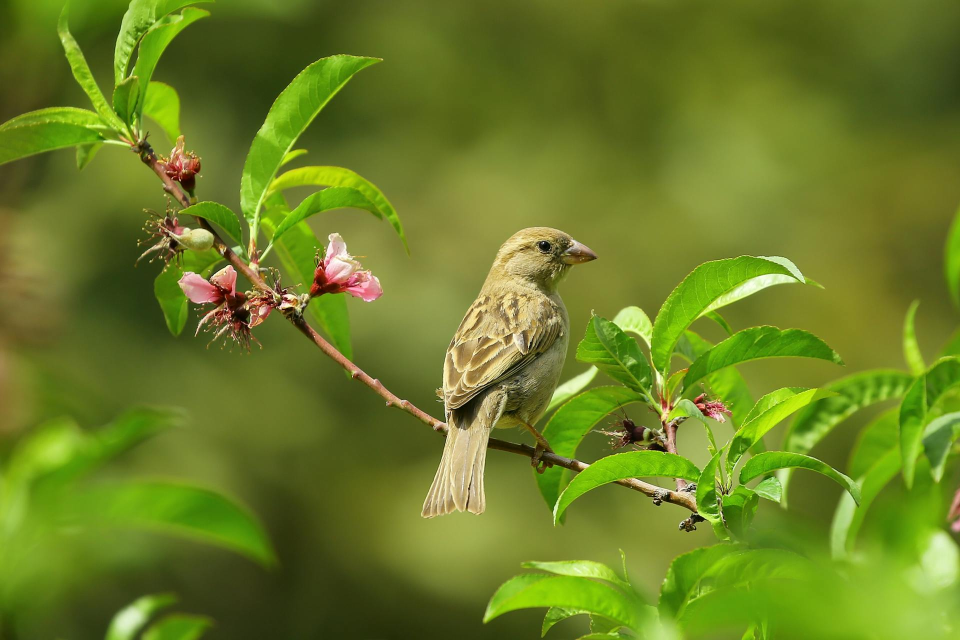
#> input picture bird.jpg, 1920 x 1280 px (shown at 1/2 size)
$ python '12. Morphological Transformations.py'
#> lines starting #> are read from the running program, lines starting #| are printed output that depends on the picture; after the words box and inside, x2 and y2 are one past the last pixel; in counts of white or black regions, pixels touching at a corner belong together
"""
Morphological operations are used to process binary images.
They are very important after thresholding.

Used for:
- Removing noise
- Filling gaps
- Separating connected objects
- Highlighting object boundaries

Basic Operations:
1. Erosion
2. Dilation
3. Opening
4. Closing
5. Morphological Gradient
"""

import cv2
import numpy as np

# Read image
img = cv2.imread('bird.jpg')
#> img is the input picture: shape (1280, 1920, 3); mean B, G, R 36.2, 125.4, 106.2

# Resize image
img = cv2.resize(img, (720, 500))
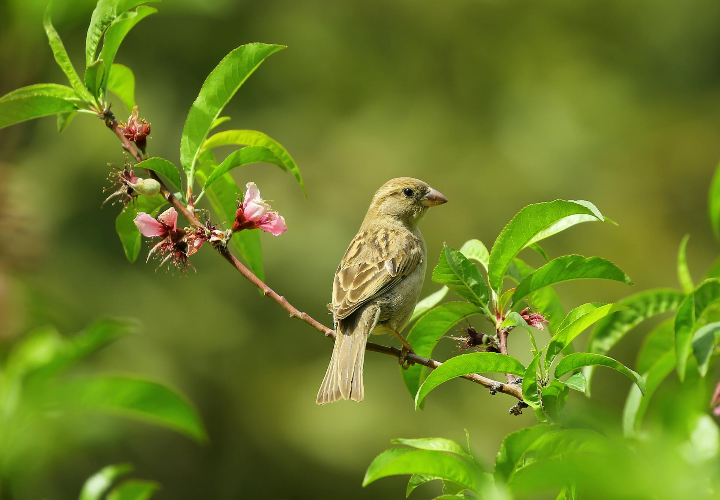
#> img: shape (500, 720, 3); mean B, G, R 36.2, 125.3, 106.1

# Convert to grayscale
gray = cv2.cvtColor(img, cv2.COLOR_BGR2GRAY)
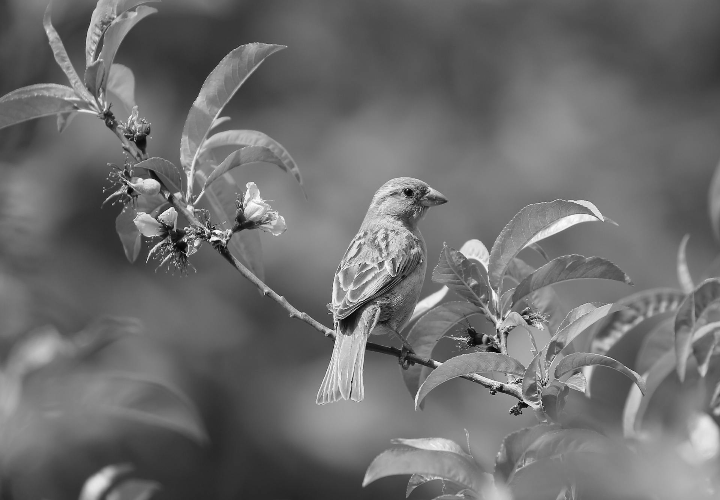
#> gray: shape (500, 720); min 5, max 252, mean 109.4

# Apply threshold to create binary image
_, thresh = cv2.threshold(gray, 127, 255, cv2.THRESH_BINARY)
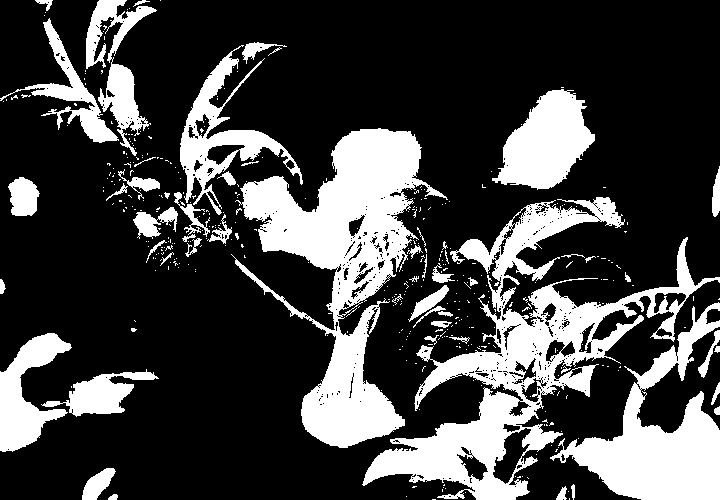
#> thresh: shape (500, 720); 26.1% white; 414 white regions (359 under 20 px), largest, box (x1, y1, x2, y2) and area: (362, 197, 720, 500) 25665, (231, 128, 448, 448) 24777, (550, 302, 720, 500) 12292

# Create structuring element (kernel)
kernel = np.ones((5, 5), np.uint8)

# 1. Erosion (Removes small white noise)
erosion = cv2.erode(thresh, kernel, iterations=1)
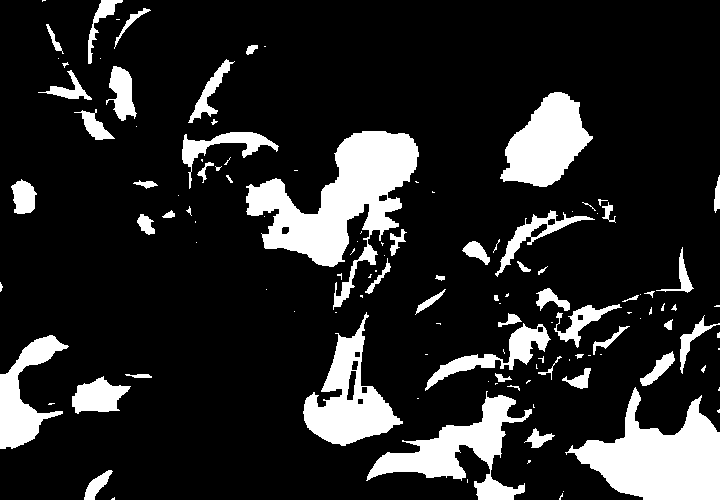
#> erosion: shape (500, 720); 15.8% white; 123 white regions (64 under 20 px), largest, box (x1, y1, x2, y2) and area: (246, 131, 419, 310) 11786, (565, 387, 720, 500) 9197, (366, 391, 532, 500) 5684

# 2. Dilation (Increases white region)
dilation = cv2.dilate(thresh, kernel, iterations=1)
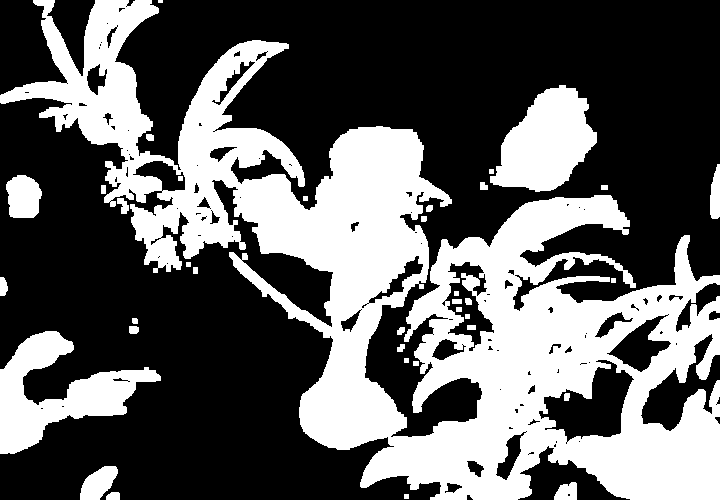
#> dilation: shape (500, 720); 37.6% white; 37 white regions (1 under 20 px), largest, box (x1, y1, x2, y2) and area: (0, 0, 720, 500) 116050, (0, 331, 161, 454) 7995, (490, 85, 597, 192) 7153

# 3. Opening (Erosion followed by Dilation)
opening = cv2.morphologyEx(thresh, cv2.MORPH_OPEN, kernel)
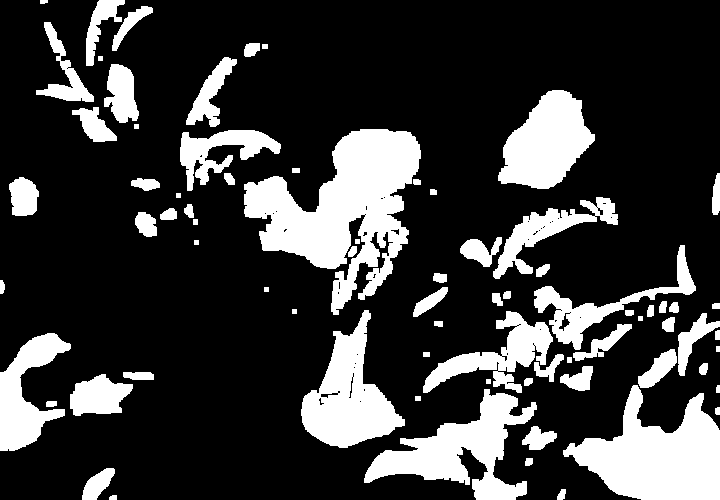
#> opening: shape (500, 720); 22.4% white; 76 white regions, largest, box (x1, y1, x2, y2) and area: (244, 129, 421, 315) 15561, (563, 385, 720, 500) 10219, (364, 389, 537, 500) 7495

# 4. Closing (Dilation followed by Erosion)
closing = cv2.morphologyEx(thresh, cv2.MORPH_CLOSE, kernel)
#> closing: shape (500, 720); 29.2% white; 97 white regions (78 under 20 px), largest, box (x1, y1, x2, y2) and area: (362, 197, 720, 500) 44904, (159, 42, 450, 448) 34880, (0, 0, 163, 201) 8386

# 5. Morphological Gradient (Difference between dilation and erosion)
gradient = cv2.morphologyEx(thresh, cv2.MORPH_GRADIENT, kernel)
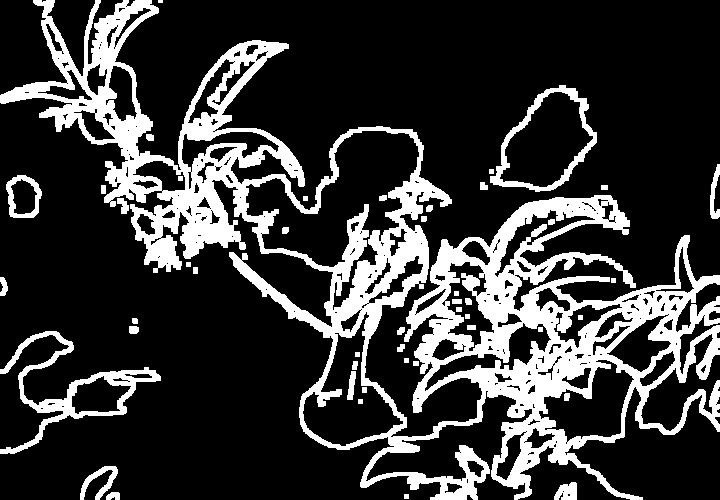
#> gradient: shape (500, 720); 21.8% white; 47 white regions (1 under 20 px), largest, box (x1, y1, x2, y2) and area: (0, 0, 720, 500) 69829, (0, 331, 161, 454) 3291, (490, 85, 597, 192) 1915

# Show results

cv2.imshow("Original", img)
cv2.imshow("Threshold", thresh)
cv2.imshow("Erosion", erosion)
cv2.imshow("Dilation", dilation)
cv2.imshow("Opening", opening)
cv2.imshow("Closing", closing)
cv2.imshow("Gradient", gradient)

cv2.waitKey(0)
cv2.destroyAllWindows()

$ run again, with macaw.jpg copied over bird.jpg
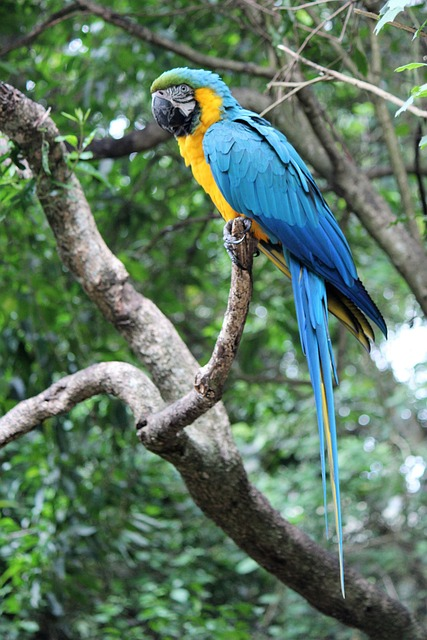
#> input picture macaw.jpg, 427 x 640 px
#> img is the input picture: shape (640, 427, 3); mean B, G, R 99.6, 119.3, 93.6
#> img: shape (500, 720, 3)
#> `_, thresh = cv2.threshold(gray, 127, 255, cv2.THRESH_BINARY)`:
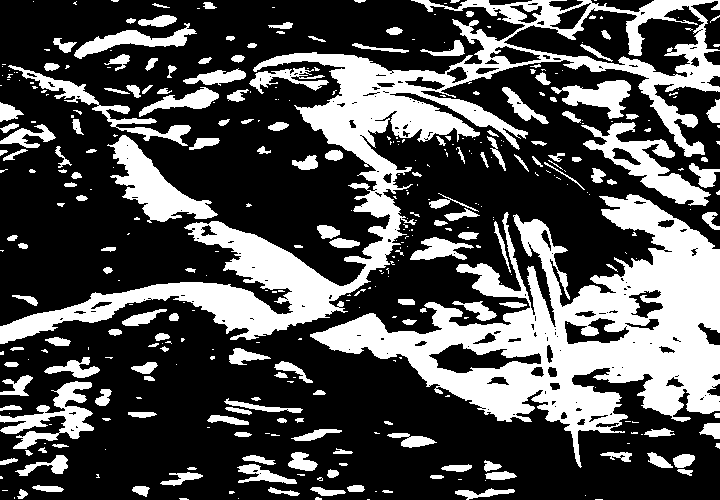
#> thresh: shape (500, 720); 31.8% white; 388 white regions (212 under 20 px), largest, box (x1, y1, x2, y2) and area: (310, 194, 720, 468) 40330, (0, 0, 720, 344) 36397, (107, 135, 218, 223) 3564
#> erosion: shape (500, 720); 16.7% white; 221 white regions (119 under 20 px), largest, box (x1, y1, x2, y2) and area: (315, 197, 720, 445) 27393, (0, 193, 398, 342) 9665, (263, 54, 473, 191) 6245
#> dilation: shape (500, 720); 48.9% white; 142 white regions, largest, box (x1, y1, x2, y2) and area: (0, 0, 720, 346) 79064, (308, 192, 720, 470) 53747, (0, 355, 102, 458) 5348
#> opening: shape (500, 720); 27.4% white; 173 white regions (3 under 20 px), largest, box (x1, y1, x2, y2) and area: (313, 195, 720, 453) 37242, (0, 191, 400, 344) 13990, (261, 52, 475, 193) 9582
#> closing: shape (500, 720); 34.9% white; 191 white regions (87 under 20 px), largest, box (x1, y1, x2, y2) and area: (0, 0, 720, 344) 51567, (310, 194, 720, 468) 44980, (550, 80, 720, 210) 5794
#> `gradient = cv2.morphologyEx(thresh, cv2.MORPH_GRADIENT, kernel)`:
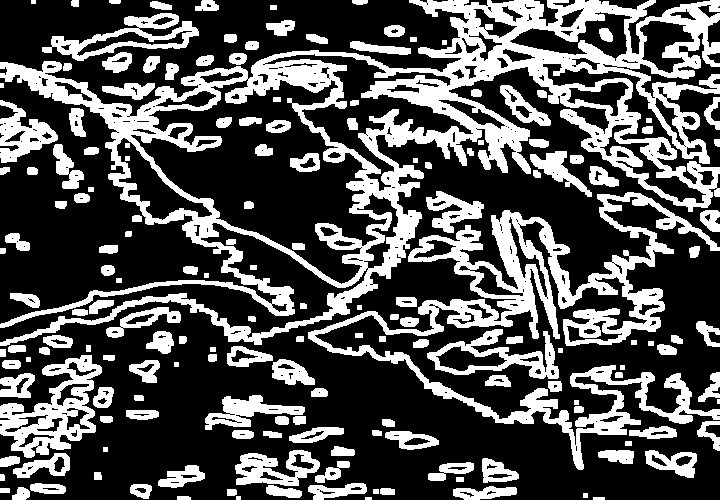
#> gradient: shape (500, 720); 32.2% white; 172 white regions (1 under 20 px), largest, box (x1, y1, x2, y2) and area: (0, 0, 720, 346) 51502, (308, 192, 720, 470) 21011, (0, 355, 102, 458) 4367
